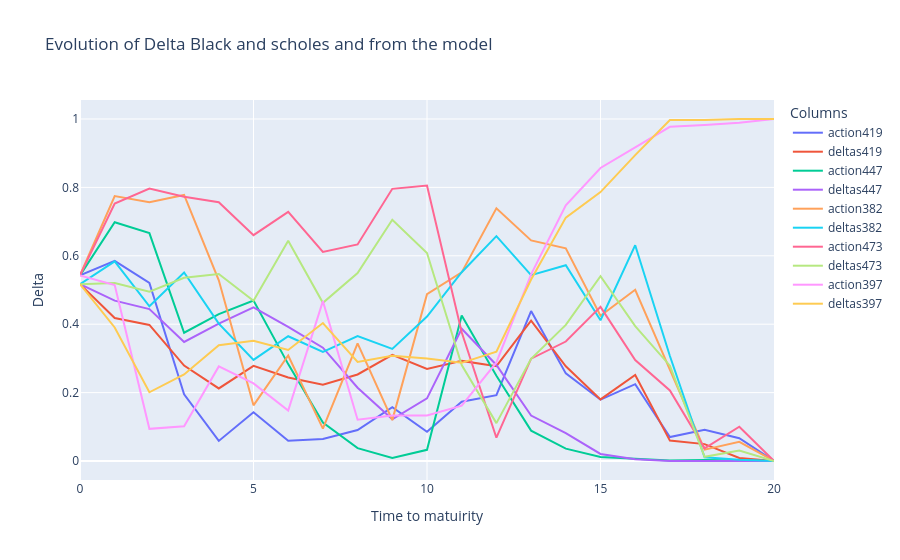

The notebook cell saved with this chart:
### Code cell
fig = go.Figure()
# Add traces for each column
for column in actions.columns[values]:
    fig.add_trace(go.Scatter(x=actions.index, y=actions[column], mode='lines', name=f"action{column}"))
    fig.add_trace(go.Scatter(x=deltas.index, y=deltas[column], mode='lines', name=f"deltas{column}"))

# Update layout
fig.update_layout(
    title='Evolution of Delta Black and scholes and from the model',
    xaxis_title='Time to matuirity',
    yaxis_title='Delta',
    template='plotly',
    legend=dict(title='Columns'),
)

# Show the plot
fig.show()

### Figure 1 — Plotly figure (JSON) as saved in the notebook; plotly's stock layout.template omitted (floating-point values rounded to 4 significant figures)
{"data": [{"mode": "lines", "name": "action419", "type": "scatter", "x": [0, 1, 2, 3, 4, 5, 6, 7, 8, 9, 10, 11, 12, 13, 14, 15, 16, 17, 18, 19, 20], "y": [0.5428, 0.5851, 0.5204, 0.1951, 0.05867, 0.1424, 0.05907, 0.06457, 0.09037, 0.1571, 0.08549, 0.1733, 0.1927, 0.4385, 0.2562, 0.1793, 0.2246, 0.07008, 0.09105, 0.06645, 0]}, {"mode": "lines", "name": "deltas419", "type": "scatter", "x": [0, 1, 2, 3, 4, 5, 6, 7, 8, 9, 10, 11, 12, 13, 14, 15, 16, 17, 18, 19, 20], "y": [0.5169, 0.4181, 0.3979, 0.2791, 0.2122, 0.2783, 0.2442, 0.2233, 0.253, 0.3104, 0.2691, 0.2927, 0.2774, 0.4101, 0.2769, 0.1802, 0.2515, 0.05963, 0.04933, 0.009051, 0]}, {"mode": "lines", "name": "action447", "type": "scatter", "x": [0, 1, 2, 3, 4, 5, 6, 7, 8, 9, 10, 11, 12, 13, 14, 15, 16, 17, 18, 19, 20], "y": [0.5428, 0.6979, 0.6662, 0.3751, 0.4297, 0.4693, 0.2832, 0.1125, 0.03774, 0.00859, 0.0327, 0.4253, 0.2492, 0.08882, 0.0362, 0.01198, 0.006675, 0.001807, 0.003164, 0.002141, 0]}, {"mode": "lines", "name": "deltas447", "type": "scatter", "x": [0, 1, 2, 3, 4, 5, 6, 7, 8, 9, 10, 11, 12, 13, 14, 15, 16, 17, 18, 19, 20], "y": [0.5169, 0.469, 0.4442, 0.3482, 0.4017, 0.4494, 0.3921, 0.3313, 0.2142, 0.1218, 0.183, 0.3865, 0.2808, 0.1329, 0.08174, 0.02071, 0.005272, 0.0001143, 1.863e-05, 3.972e-10, 0]}, {"mode": "lines", "name": "action382", "type": "scatter", "x": [0, 1, 2, 3, 4, 5, 6, 7, 8, 9, 10, 11, 12, 13, 14, 15, 16, 17, 18, 19, 20], "y": [0.5428, 0.7748, 0.757, 0.7778, 0.5283, 0.1627, 0.3085, 0.09478, 0.3439, 0.1195, 0.4879, 0.5516, 0.739, 0.6449, 0.6217, 0.4245, 0.5006, 0.2691, 0.03306, 0.0562, 0]}, {"mode": "lines", "name": "deltas382", "type": "scatter", "x": [0, 1, 2, 3, 4, 5, 6, 7, 8, 9, 10, 11, 12, 13, 14, 15, 16, 17, 18, 19, 20], "y": [0.5169, 0.5837, 0.4525, 0.5513, 0.4016, 0.2955, 0.3648, 0.3187, 0.3652, 0.3279, 0.4225, 0.552, 0.6575, 0.5434, 0.5725, 0.4115, 0.6311, 0.307, 0.01094, 0.00352, 0]}, {"mode": "lines", "name": "action473", "type": "scatter", "x": [0, 1, 2, 3, 4, 5, 6, 7, 8, 9, 10, 11, 12, 13, 14, 15, 16, 17, 18, 19, 20], "y": [0.5428, 0.753, 0.7968, 0.7728, 0.7568, 0.6605, 0.7286, 0.6113, 0.6331, 0.7958, 0.8053, 0.3766, 0.06815, 0.2992, 0.3493, 0.4507, 0.295, 0.2063, 0.03729, 0.1003, 0]}, {"mode": "lines", "name": "deltas473", "type": "scatter", "x": [0, 1, 2, 3, 4, 5, 6, 7, 8, 9, 10, 11, 12, 13, 14, 15, 16, 17, 18, 19, 20], "y": [0.5169, 0.5207, 0.4951, 0.5355, 0.5469, 0.4684, 0.6439, 0.4624, 0.5493, 0.7055, 0.6082, 0.2808, 0.1107, 0.2986, 0.3981, 0.5404, 0.3945, 0.2787, 0.01222, 0.03049, 0]}, {"mode": "lines", "name": "action397", "type": "scatter", "x": [0, 1, 2, 3, 4, 5, 6, 7, 8, 9, 10, 11, 12, 13, 14, 15, 16, 17, 18, 19, 20], "y": [0.5428, 0.5144, 0.094, 0.1015, 0.2767, 0.2269, 0.1476, 0.4674, 0.1207, 0.1332, 0.133, 0.1616, 0.2884, 0.5456, 0.7477, 0.8568, 0.9169, 0.9772, 0.9822, 0.9889, 1]}, {"mode": "lines", "name": "deltas397", "type": "scatter", "x": [0, 1, 2, 3, 4, 5, 6, 7, 8, 9, 10, 11, 12, 13, 14, 15, 16, 17, 18, 19, 20], "y": [0.5169, 0.3904, 0.2009, 0.2531, 0.3385, 0.3517, 0.3246, 0.4035, 0.2895, 0.3076, 0.2999, 0.287, 0.3194, 0.5308, 0.7117, 0.7863, 0.8945, 0.997, 0.9974, 1.0, 1]}], "layout": {"legend": {"title": {"text": "Columns"}}, "title": {"text": "Evolution of Delta Black and scholes and from the model"}, "xaxis": {"title": {"text": "Time to matuirity"}}, "yaxis": {"title": {"text": "Delta"}}}}
